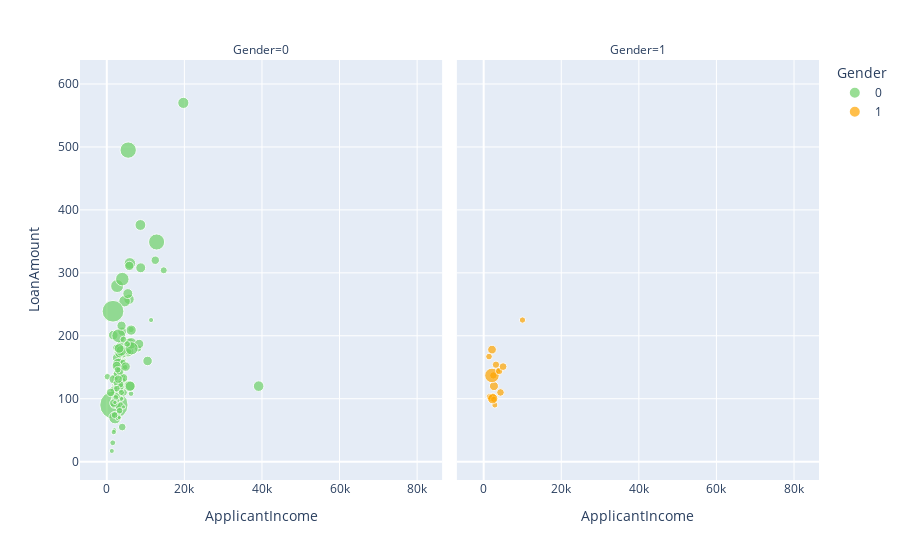

The code cell stored with this chart in its notebook:
### Markdown cell above
### set colors manually

a) Set a color criteria 
b) Mapping of colors OR COLOR PALETTE!!

### Code cell
pe.scatter(
    data_frame=df,
    x = "ApplicantIncome",
    y = 'LoanAmount',
    color="Gender", #criteria for coloring
    color_discrete_map={    0 : "#6ed169",  1 : "orange"     },
    size = "CoapplicantIncome",
    facet_col="Gender" #divided original graph into separate graphs arranged column wise

)

### Figure 1 — Plotly figure (JSON) as saved in the notebook; plotly's stock layout.template omitted (floating-point values rounded to 4 significant figures; data arrays with more than 128 entries replaced by an {"elided": "..."} marker saying what was removed)
{"data": [{"hovertemplate": "Gender=0<br>ApplicantIncome=%{x}<br>LoanAmount=%{y}<br>CoapplicantIncome=%{marker.size}<extra></extra>", "legendgroup": "0", "marker": {"color": "#6ed169", "size": {"elided": "245 int values"}, "sizemode": "area", "sizeref": 84.59, "symbol": "circle"}, "mode": "markers", "name": "0", "orientation": "v", "showlegend": true, "type": "scatter", "x": {"elided": "245 int values"}, "xaxis": "x", "y": {"elided": "245 int values"}, "yaxis": "y"}, {"hovertemplate": "Gender=1<br>ApplicantIncome=%{x}<br>LoanAmount=%{y}<br>CoapplicantIncome=%{marker.size}<extra></extra>", "legendgroup": "1", "marker": {"color": "orange", "size": [2283, 1644, 1560, 0, 3237, 1863, 0, 0, 1459, 3440, 0, 0, 0, 1800, 0, 0, 2302, 8980, 0, 0, 0, 0, 1881, 1666, 0, 0, 0, 1717, 4486, 0, 0, 0, 2451, 0, 0, 0, 0, 0, 0, 0, 0, 0, 2275, 2541, 0, 0, 0, 0, 0, 0, 0, 0, 0], "sizemode": "area", "sizeref": 84.59, "symbol": "circle"}, "mode": "markers", "name": "1", "orientation": "v", "showlegend": true, "type": "scatter", "x": [3167, 1928, 2876, 4408, 2149, 2400, 7200, 11500, 3667, 2645, 3237, 5500, 5000, 1500, 14866, 4606, 2484, 2137, 2600, 4166, 4583, 3086, 1378, 10000, 3812, 3400, 4583, 2600, 2330, 3510, 7441, 3867, 4333, 3427, 3481, 4300, 3625, 2138, 8333, 4230, 3244, 4723, 4000, 5000, 2378, 4583, 4166, 3083, 10408, 10000, 3180, 3846, 2378], "xaxis": "x2", "y": [154, 100, 90, 120, 178, 104, 120, 286, 144, 120, 30, 105, 103, 103, 70, 81, 137, 137, 160, 116, 112, 120, 167, 225, 112, 95, 133, 99, 100, 76, 194, 62, 110, 138, 155, 136, 108, 99, 280, 112, 80, 81, 144, 151, 9, 84, 44, 255, 259, 214, 71, 111, 46], "yaxis": "y2"}], "layout": {"annotations": [{"font": {}, "showarrow": false, "text": "Gender=0", "x": 0.245, "xanchor": "center", "xref": "paper", "y": 1, "yanchor": "bottom", "yref": "paper"}, {"font": {}, "showarrow": false, "text": "Gender=1", "x": 0.755, "xanchor": "center", "xref": "paper", "y": 1, "yanchor": "bottom", "yref": "paper"}], "legend": {"itemsizing": "constant", "title": {"text": "Gender"}, "tracegroupgap": 0}, "margin": {"t": 60}, "xaxis": {"anchor": "y", "domain": [0, 0.49], "title": {"text": "ApplicantIncome"}}, "xaxis2": {"anchor": "y2", "domain": [0.51, 1], "matches": "x", "title": {"text": "ApplicantIncome"}}, "yaxis": {"anchor": "x", "domain": [0, 1], "title": {"text": "LoanAmount"}}, "yaxis2": {"anchor": "x2", "domain": [0, 1], "matches": "y", "showticklabels": false}}}
